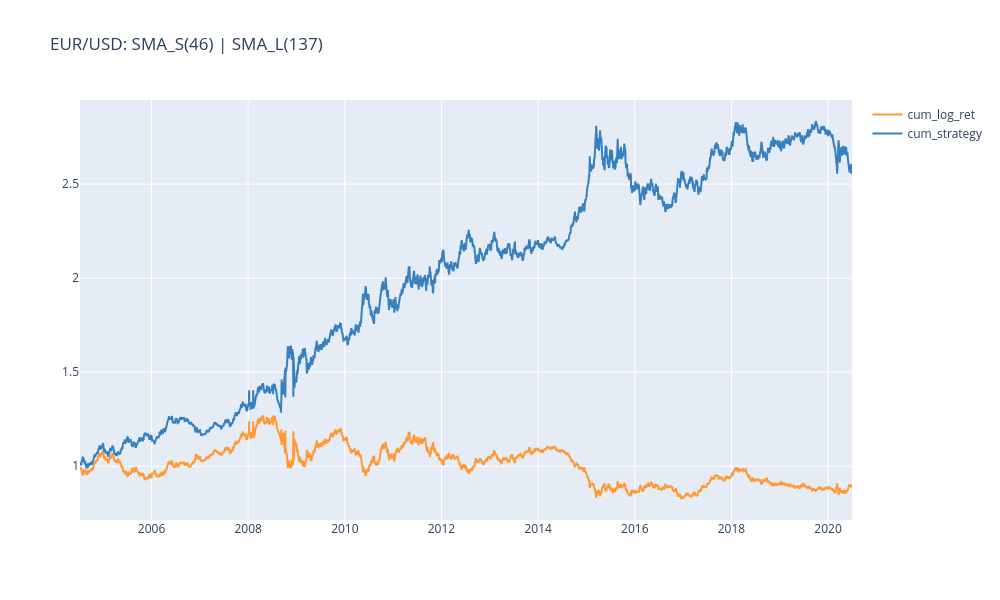

Source (notebook cell):
### Code cell
data_runned_strategy((46,137)).iplot(kind ="line",
                                     width= 2,
                                     layout = {"title":"EUR/USD: SMA_S(46) | SMA_L(137)",
                                               "width":1000,
                                               "height":600,
                                               "hovermode" : "x" })

### Figure 1 — Plotly figure (JSON) as saved in the notebook; plotly's stock layout.template omitted (floating-point values rounded to 4 significant figures; data arrays with more than 128 entries replaced by an {"elided": "..."} marker saying what was removed)
{"data": [{"line": {"color": "rgba(255, 153, 51, 1.0)", "dash": "solid", "shape": "linear", "width": 2}, "mode": "lines", "name": "cum_log_ret", "text": "", "type": "scatter", "x": {"elided": "4139 str values"}, "y": {"elided": "4139 float values"}}, {"line": {"color": "rgba(55, 128, 191, 1.0)", "dash": "solid", "shape": "linear", "width": 2}, "mode": "lines", "name": "cum_strategy", "text": "", "type": "scatter", "x": {"elided": "4139 str values"}, "y": {"elided": "4139 float values"}}], "layout": {"height": 600, "hovermode": "x", "title": {"text": "EUR/USD: SMA_S(46) | SMA_L(137)"}, "width": 1000}}
